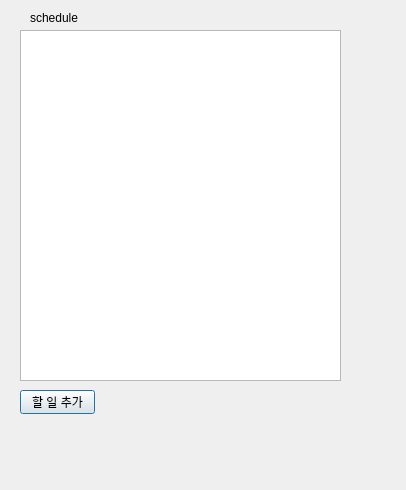
<?xml version="1.0" encoding="UTF-8"?>
<ui version="4.0">
 <class>ListDialog</class>
 <widget class="QDialog" name="ListDialog">
  <property name="geometry">
   <rect>
    <x>0</x>
    <y>0</y>
    <width>406</width>
    <height>490</height>
   </rect>
  </property>
  <property name="windowTitle">
   <string>ListDialog</string>
  </property>
  <widget class="QWidget" name="widget" native="true">
   <property name="geometry">
    <rect>
     <x>10</x>
     <y>0</y>
     <width>341</width>
     <height>451</height>
    </rect>
   </property>
   <widget class="QLabel" name="label">
    <property name="geometry">
     <rect>
      <x>20</x>
      <y>10</y>
      <width>48</width>
      <height>16</height>
     </rect>
    </property>
    <property name="text">
     <string>schedule</string>
    </property>
   </widget>
   <widget class="QPushButton" name="addListButton">
    <property name="geometry">
     <rect>
      <x>10</x>
      <y>390</y>
      <width>75</width>
      <height>24</height>
     </rect>
    </property>
    <property name="text">
     <string>할 일 추가</string>
    </property>
   </widget>
   <widget class="QListWidget" name="listWidget">
    <property name="enabled">
     <bool>true</bool>
    </property>
    <property name="geometry">
     <rect>
      <x>10</x>
      <y>30</y>
      <width>321</width>
      <height>351</height>
     </rect>
    </property>
   </widget>
  </widget>
 </widget>
 <resources/>
 <connections/>
</ui>
